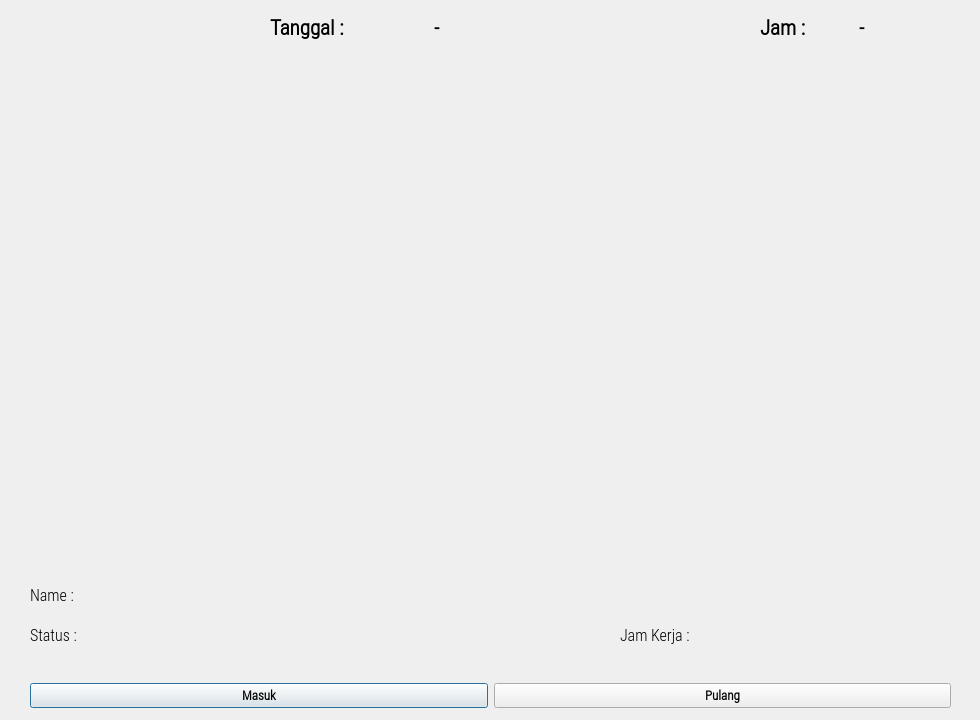
<?xml version="1.0" encoding="UTF-8"?>
<ui version="4.0">
 <class>OutputDialog</class>
 <widget class="QDialog" name="OutputDialog">
  <property name="geometry">
   <rect>
    <x>0</x>
    <y>0</y>
    <width>980</width>
    <height>720</height>
   </rect>
  </property>
  <property name="minimumSize">
   <size>
    <width>980</width>
    <height>720</height>
   </size>
  </property>
  <property name="maximumSize">
   <size>
    <width>1280</width>
    <height>720</height>
   </size>
  </property>
  <property name="font">
   <font>
    <family>Calibri</family>
    <weight>75</weight>
    <bold>true</bold>
   </font>
  </property>
  <property name="windowTitle">
   <string>Absen Angkatan 46 TEDK</string>
  </property>
  <property name="windowIcon">
   <iconset resource="resource.qrc">
    <normaloff>:/iconTEDK/iconTEDK.png</normaloff>:/iconTEDK/iconTEDK.png</iconset>
  </property>
  <widget class="QLabel" name="imgLabel">
   <property name="geometry">
    <rect>
     <x>30</x>
     <y>59</y>
     <width>911</width>
     <height>511</height>
    </rect>
   </property>
   <property name="minimumSize">
    <size>
     <width>4</width>
     <height>0</height>
    </size>
   </property>
   <property name="maximumSize">
    <size>
     <width>980</width>
     <height>720</height>
    </size>
   </property>
   <property name="text">
    <string/>
   </property>
  </widget>
  <widget class="QWidget" name="horizontalLayoutWidget">
   <property name="geometry">
    <rect>
     <x>30</x>
     <y>670</y>
     <width>921</width>
     <height>51</height>
    </rect>
   </property>
   <layout class="QHBoxLayout" name="horizontalLayout">
    <item>
     <widget class="QPushButton" name="ClockInButton">
      <property name="font">
       <font>
        <family>Roboto Condensed Light</family>
        <pointsize>10</pointsize>
        <weight>75</weight>
        <bold>true</bold>
       </font>
      </property>
      <property name="text">
       <string>Masuk</string>
      </property>
      <property name="checkable">
       <bool>true</bool>
      </property>
     </widget>
    </item>
    <item>
     <widget class="QPushButton" name="ClockOutButton">
      <property name="font">
       <font>
        <family>Roboto Condensed Light</family>
        <pointsize>10</pointsize>
        <weight>75</weight>
        <bold>true</bold>
       </font>
      </property>
      <property name="text">
       <string>Pulang</string>
      </property>
      <property name="checkable">
       <bool>true</bool>
      </property>
     </widget>
    </item>
   </layout>
  </widget>
  <widget class="QWidget" name="horizontalLayoutWidget_2">
   <property name="geometry">
    <rect>
     <x>30</x>
     <y>580</y>
     <width>71</width>
     <height>31</height>
    </rect>
   </property>
   <layout class="QHBoxLayout" name="horizontalLayout_3">
    <item>
     <widget class="QLabel" name="label_3">
      <property name="font">
       <font>
        <family>Roboto Condensed Light</family>
        <pointsize>12</pointsize>
        <weight>50</weight>
        <bold>false</bold>
       </font>
      </property>
      <property name="text">
       <string>Name : </string>
      </property>
     </widget>
    </item>
   </layout>
  </widget>
  <widget class="QWidget" name="horizontalLayoutWidget_3">
   <property name="geometry">
    <rect>
     <x>110</x>
     <y>580</y>
     <width>841</width>
     <height>31</height>
    </rect>
   </property>
   <layout class="QHBoxLayout" name="horizontalLayout_4">
    <item>
     <widget class="QLabel" name="NameLabel">
      <property name="font">
       <font>
        <family>Roboto Condensed Light</family>
        <pointsize>12</pointsize>
        <weight>50</weight>
        <bold>false</bold>
       </font>
      </property>
      <property name="text">
       <string/>
      </property>
     </widget>
    </item>
   </layout>
  </widget>
  <widget class="QWidget" name="horizontalLayoutWidget_4">
   <property name="geometry">
    <rect>
     <x>110</x>
     <y>620</y>
     <width>491</width>
     <height>31</height>
    </rect>
   </property>
   <layout class="QHBoxLayout" name="horizontalLayout_5">
    <item>
     <widget class="QLabel" name="StatusLabel">
      <property name="font">
       <font>
        <family>Roboto Condensed Light</family>
        <pointsize>12</pointsize>
        <weight>50</weight>
        <bold>false</bold>
       </font>
      </property>
      <property name="text">
       <string/>
      </property>
     </widget>
    </item>
   </layout>
  </widget>
  <widget class="QWidget" name="horizontalLayoutWidget_5">
   <property name="geometry">
    <rect>
     <x>30</x>
     <y>620</y>
     <width>71</width>
     <height>31</height>
    </rect>
   </property>
   <layout class="QHBoxLayout" name="horizontalLayout_6">
    <item>
     <widget class="QLabel" name="label_4">
      <property name="font">
       <font>
        <family>Roboto Condensed Light</family>
        <pointsize>12</pointsize>
        <weight>50</weight>
        <bold>false</bold>
       </font>
      </property>
      <property name="text">
       <string>Status :</string>
      </property>
     </widget>
    </item>
   </layout>
  </widget>
  <widget class="QWidget" name="layoutWidget">
   <property name="geometry">
    <rect>
     <x>760</x>
     <y>620</y>
     <width>191</width>
     <height>31</height>
    </rect>
   </property>
   <layout class="QHBoxLayout" name="horizontalLayout_2">
    <item>
     <widget class="QLabel" name="HoursLabel">
      <property name="font">
       <font>
        <family>Roboto Condensed Light</family>
        <pointsize>12</pointsize>
        <weight>50</weight>
        <bold>false</bold>
       </font>
      </property>
      <property name="text">
       <string/>
      </property>
     </widget>
    </item>
    <item>
     <widget class="QLabel" name="MinLabel">
      <property name="font">
       <font>
        <family>Roboto Condensed Light</family>
        <pointsize>12</pointsize>
        <weight>50</weight>
        <bold>false</bold>
       </font>
      </property>
      <property name="text">
       <string/>
      </property>
     </widget>
    </item>
   </layout>
  </widget>
  <widget class="QWidget" name="horizontalLayoutWidget_6">
   <property name="geometry">
    <rect>
     <x>620</x>
     <y>620</y>
     <width>131</width>
     <height>31</height>
    </rect>
   </property>
   <layout class="QHBoxLayout" name="horizontalLayout_7">
    <item>
     <widget class="QLabel" name="label_5">
      <property name="font">
       <font>
        <family>Roboto Condensed Light</family>
        <pointsize>12</pointsize>
        <weight>50</weight>
        <bold>false</bold>
       </font>
      </property>
      <property name="text">
       <string>Jam Kerja : </string>
      </property>
     </widget>
    </item>
   </layout>
  </widget>
  <widget class="QWidget" name="horizontalLayoutWidget_7">
   <property name="geometry">
    <rect>
     <x>270</x>
     <y>10</y>
     <width>321</width>
     <height>35</height>
    </rect>
   </property>
   <layout class="QHBoxLayout" name="horizontalLayout_8">
    <item>
     <widget class="QLabel" name="label">
      <property name="font">
       <font>
        <family>Roboto Condensed Light</family>
        <pointsize>16</pointsize>
        <weight>75</weight>
        <bold>true</bold>
       </font>
      </property>
      <property name="text">
       <string>Tanggal :</string>
      </property>
     </widget>
    </item>
    <item>
     <widget class="QLabel" name="Date_Label">
      <property name="font">
       <font>
        <family>Roboto Condensed Light</family>
        <pointsize>15</pointsize>
        <weight>75</weight>
        <bold>true</bold>
       </font>
      </property>
      <property name="text">
       <string>-</string>
      </property>
     </widget>
    </item>
   </layout>
  </widget>
  <widget class="QWidget" name="horizontalLayoutWidget_8">
   <property name="geometry">
    <rect>
     <x>760</x>
     <y>10</y>
     <width>191</width>
     <height>35</height>
    </rect>
   </property>
   <layout class="QHBoxLayout" name="horizontalLayout_9">
    <item>
     <widget class="QLabel" name="label_2">
      <property name="font">
       <font>
        <family>Roboto Condensed Light</family>
        <pointsize>16</pointsize>
        <weight>75</weight>
        <bold>true</bold>
       </font>
      </property>
      <property name="text">
       <string>Jam :</string>
      </property>
     </widget>
    </item>
    <item>
     <widget class="QLabel" name="Time_Label">
      <property name="font">
       <font>
        <family>Roboto Condensed Light</family>
        <pointsize>15</pointsize>
        <weight>75</weight>
        <bold>true</bold>
       </font>
      </property>
      <property name="text">
       <string>-</string>
      </property>
     </widget>
    </item>
   </layout>
  </widget>
 </widget>
 <resources>
  <include location="resource.qrc"/>
 </resources>
 <connections/>
</ui>
